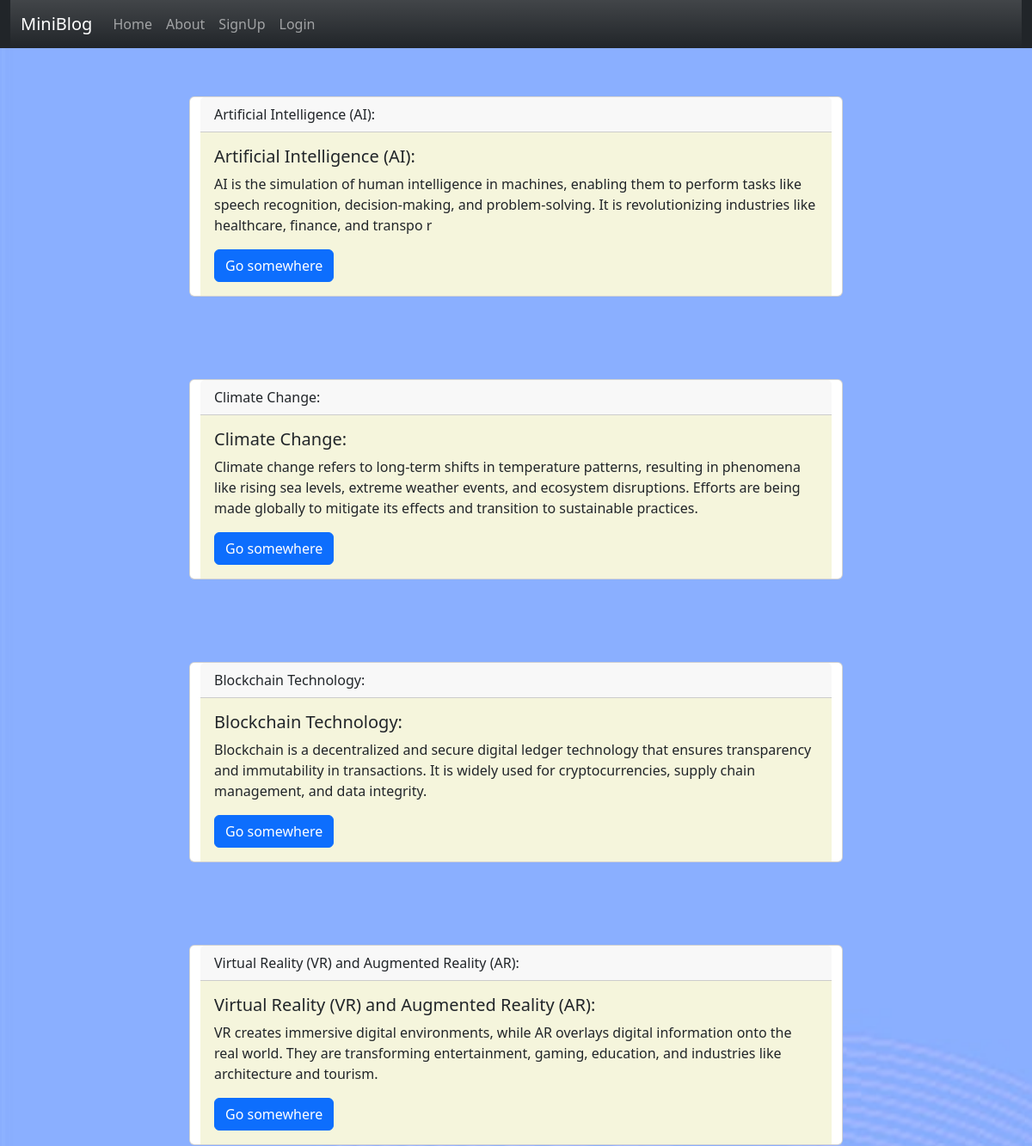
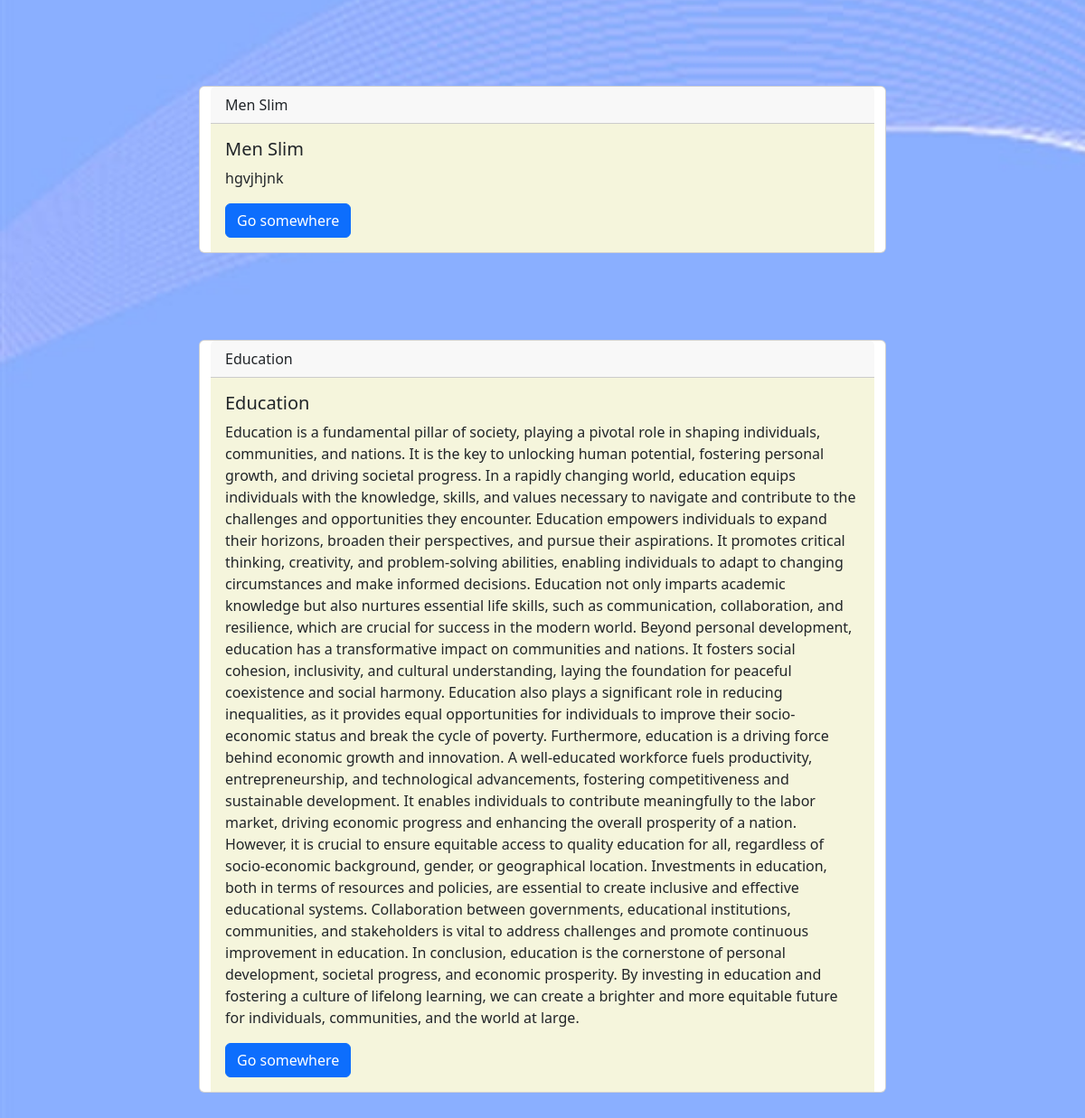
/home/, run on the app's committed database (2 pictures, top to bottom).
### blog/models.py (models this page shows)
class Post(models.Model):
    title=models.CharField(max_length=150)
    desc=models.TextField()

### blog/views.py (the view)
# urls.py: 2. Add a URL to urlpatterns:  path('', views.home, name='home')
def home(request):
    posts=Post.objects.all()
    return render(request,'blog/home.html',{'posts':posts})

### blog/templates/blog/home.html
{% extends 'blog/base.html' %}
{% load static %}
{% block content %}
<div class="container">
  <div class="row justify-content-center align-items-center">
    {% for post in posts %}
    <div class="card my-5 col-sm-8">
      <div class="card-header">
        {{ post.title }}
      </div>
      <div class="card-body">
        <h5 class="card-title">{{ post.title }}</h5>
        <p class="card-text">{{ post.desc }}</p>
        <a href="#" class="btn btn-primary">Go somewhere</a>
      </div>
    </div>
    {% endfor %}
  </div>
</div>
{% endblock content %}

### blog/templates/blog/base.html (shortened to what this page needs)
<!DOCTYPE html>
{% load static %}
<html lang="en">
<head>
    <link rel="stylesheet" href="{% static '/blog/css/bootstrap.css'%}">
    <link rel="stylesheet" href="{% static '/blog/css/style.css'%}">
    <link href="https://cdn.jsdelivr.net/npm/bootstrap-icons@1.8.1/font/bootstrap-icons.css" rel="stylesheet" />
    <link rel="stylesheet" href="https://cdnjs.cloudflare.com/ajax/libs/bootstrap/5.3.0/css/bootstrap.min.css">
</head>
<body>
<div class="container-fluid bg-dark">
    {% include 'blog/navbar.html'%}
</div>
<div class="container">
    <div class="row">
        <div class="col-sm-12">
        </div>
    </div>
    <div class="row">
        {% block content %}
        {% endblock content %}
    </div>
</div>
</body>
</html>

### blog/templates/blog/navbar.html (shortened to what this page needs)
<nav class="navbar navbar-expand-lg navbar-dark bg-gradient">
    <div class="container-fluid">
      <a class="navbar-brand" href="{% url 'miniblog1' %}">MiniBlog</a>
      <div class="collapse navbar-collapse" id="navbarNav">
        <ul class="navbar-nav">
          <li class="nav-item">
            <a class="nav-link" aria-current="page" href="{% url 'home' %}">Home</a>
          </li>
          <li class="nav-item">
            <a class="nav-link" href="{% url 'about' %}">About</a>
          </li>
          {% if request.user.is_authenticated %}
          <li class="nav-item">
            <a class="nav-link" href="{% url 'contact' %}">Contact</a>
          </li>
          <li class="nav-item">
            <a class="nav-link" href="{% url 'dashboard'%}">Dashboard</a>
          </li>
          <li class="nav-item">
            <a class="nav-link" href="{% url 'logout'%} ">Logout</a>
          </li>
          <li class="nav-item dropdown mx-2">
            <a class="nav-link dropdown-toggle text-white" href="#" id="profileDropdown" role="button"
              data-bs-toggle="dropdown" aria-expanded="false">
              <span class="text-capitalize">{{request.user.username|capfirst}}</span>
            </a>
            <ul class="dropdown-menu" aria-labelledby="profileDropdown">
              <li><a class="dropdown-item" href="{% url 'dashboard' %}">Dashboard</a></li>
              <li><a class="dropdown-item" href="{% url 'addpost' %}">Addpost</a></li>
              <li><a class="dropdown-item" href="{% url 'logout' %}">Logout</a></li>
              <li><a class="dropdown-item" href="{% url 'passwordchange' %}">Passwordchange</a></li>
            </ul>
          </li>
          {% else %}
          <li class="nav-item">
            <a class="nav-link" href="{% url 'signup'%} ">SignUp</a>
          </li>
          <li class="nav-item">
            <a class="nav-link" href="{% url 'login'%} ">Login</a>
          </li>
          {% endif %}
        </ul>
      </div>
    </div>
  </nav>

### data on the page
Post: title "Artificial Intelligence (AI):", desc "AI is the simulation of human intelligence in machines, enabling them to perform tasks like speech recognition, decision-making, and problem-solving. It is revolutionizing industries like healthcare, finance, and transpo r"
Post: title "Climate Change:", desc "Climate change refers to long-term shifts in temperature patterns, resulting in phenomena like rising sea levels, extreme weather events, and ecosystem disruptions. Efforts are being made globally to mitigate its effects and transition to sustainable practices."
Post: title "Blockchain Technology:", desc "Blockchain is a decentralized and secure digital ledger technology that ensures transparency and immutability in transactions. It is widely used for cryptocurrencies, supply chain management, and data integrity."
Post: title "Virtual Reality (VR) and Augmented Reality (AR):", desc "VR creates immersive digital environments, while AR overlays digital information onto the real world. They are transforming entertainment, gaming, education, and industries like architecture and tourism."
Post: title "Men Slim", desc "hgvjhjnk"
Post: title "Education", desc "Education is a fundamental pillar of society, playing a pivotal role in shaping individuals, communities, and nations. It is the key to unlocking human potential, fostering personal growth, and driving societal progress. In a rapidly changing world, education equips individuals with the knowledge, skills, and values necessary to navigate and contribute to the challenges and opportunities they encounter. Education empowers individuals to expand their horizons, broaden their perspectives, and pursue their aspirations. It promotes critical thinking, creativity, and problem-solving abilities, enabling individuals to adapt to changing circumstances and make informed decisions. Education not only…"
